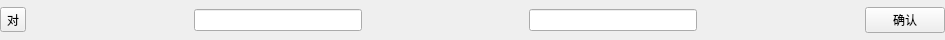
<?xml version="1.0" encoding="UTF-8"?>
<ui version="4.0">
 <class>WrtSglWdg</class>
 <widget class="QWidget" name="WrtSglWdg">
  <property name="geometry">
   <rect>
    <x>0</x>
    <y>0</y>
    <width>945</width>
    <height>40</height>
   </rect>
  </property>
  <property name="maximumSize">
   <size>
    <width>16777215</width>
    <height>40</height>
   </size>
  </property>
  <property name="acceptDrops">
   <bool>true</bool>
  </property>
  <property name="windowTitle">
   <string>WrtSglWdg</string>
  </property>
  <layout class="QHBoxLayout" name="horizontalLayout">
   <property name="spacing">
    <number>0</number>
   </property>
   <property name="leftMargin">
    <number>0</number>
   </property>
   <property name="topMargin">
    <number>0</number>
   </property>
   <property name="rightMargin">
    <number>0</number>
   </property>
   <property name="bottomMargin">
    <number>0</number>
   </property>
   <item>
    <widget class="QToolButton" name="tbStatus">
     <property name="text">
      <string>对</string>
     </property>
    </widget>
   </item>
   <item>
    <spacer name="horizontalSpacer_2">
     <property name="orientation">
      <enum>Qt::Horizontal</enum>
     </property>
     <property name="sizeHint" stdset="0">
      <size>
       <width>40</width>
       <height>20</height>
      </size>
     </property>
    </spacer>
   </item>
   <item>
    <widget class="QLineEdit" name="leEnglish"/>
   </item>
   <item>
    <spacer name="horizontalSpacer">
     <property name="orientation">
      <enum>Qt::Horizontal</enum>
     </property>
     <property name="sizeHint" stdset="0">
      <size>
       <width>40</width>
       <height>20</height>
      </size>
     </property>
    </spacer>
   </item>
   <item>
    <widget class="QLineEdit" name="leChinese"/>
   </item>
   <item>
    <spacer name="horizontalSpacer_3">
     <property name="orientation">
      <enum>Qt::Horizontal</enum>
     </property>
     <property name="sizeHint" stdset="0">
      <size>
       <width>40</width>
       <height>20</height>
      </size>
     </property>
    </spacer>
   </item>
   <item>
    <widget class="QPushButton" name="btnconfirm">
     <property name="text">
      <string>确认</string>
     </property>
    </widget>
   </item>
  </layout>
 </widget>
 <layoutdefault spacing="6" margin="11"/>
 <resources/>
 <connections/>
</ui>
